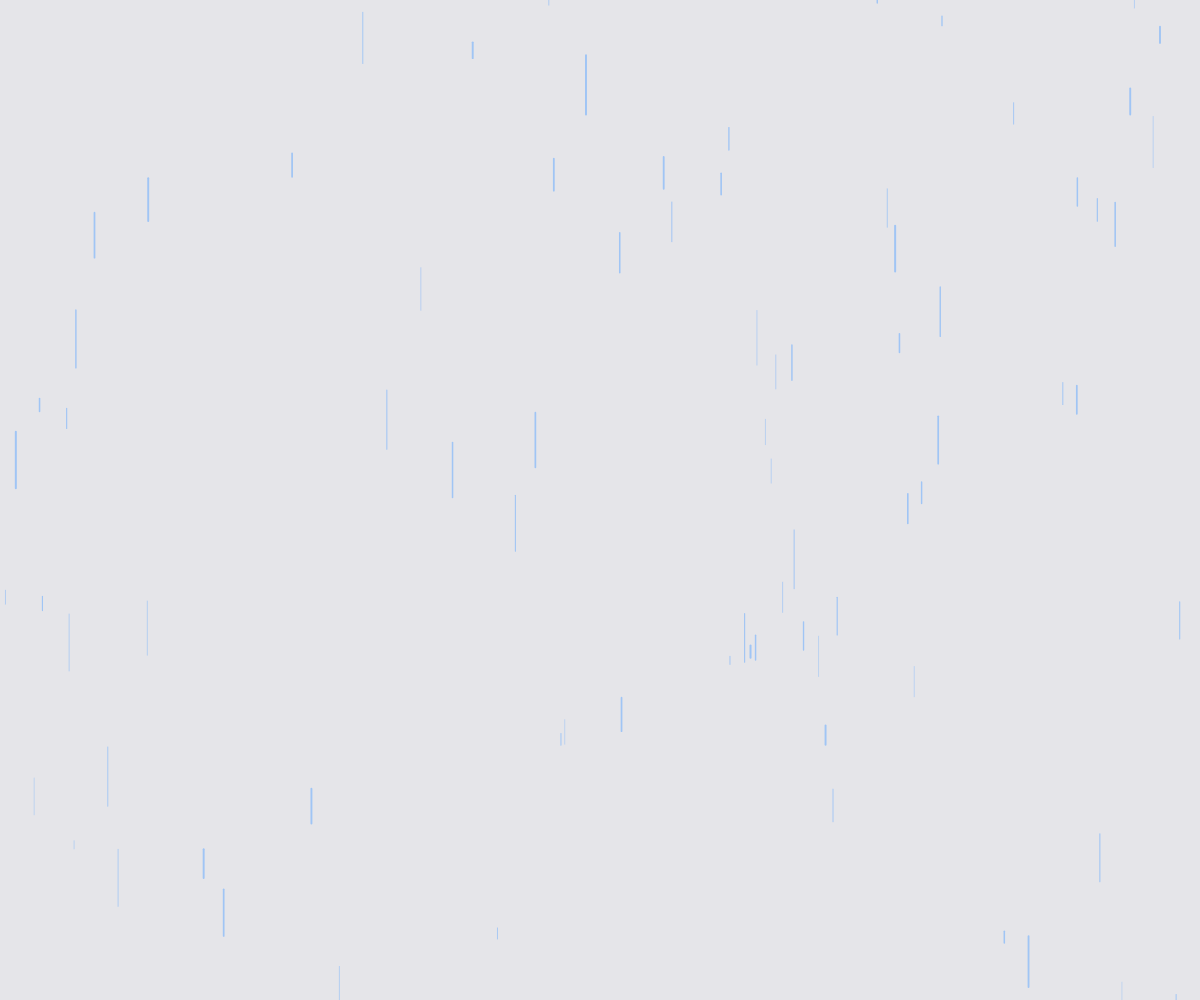
Frame 1 (no input)
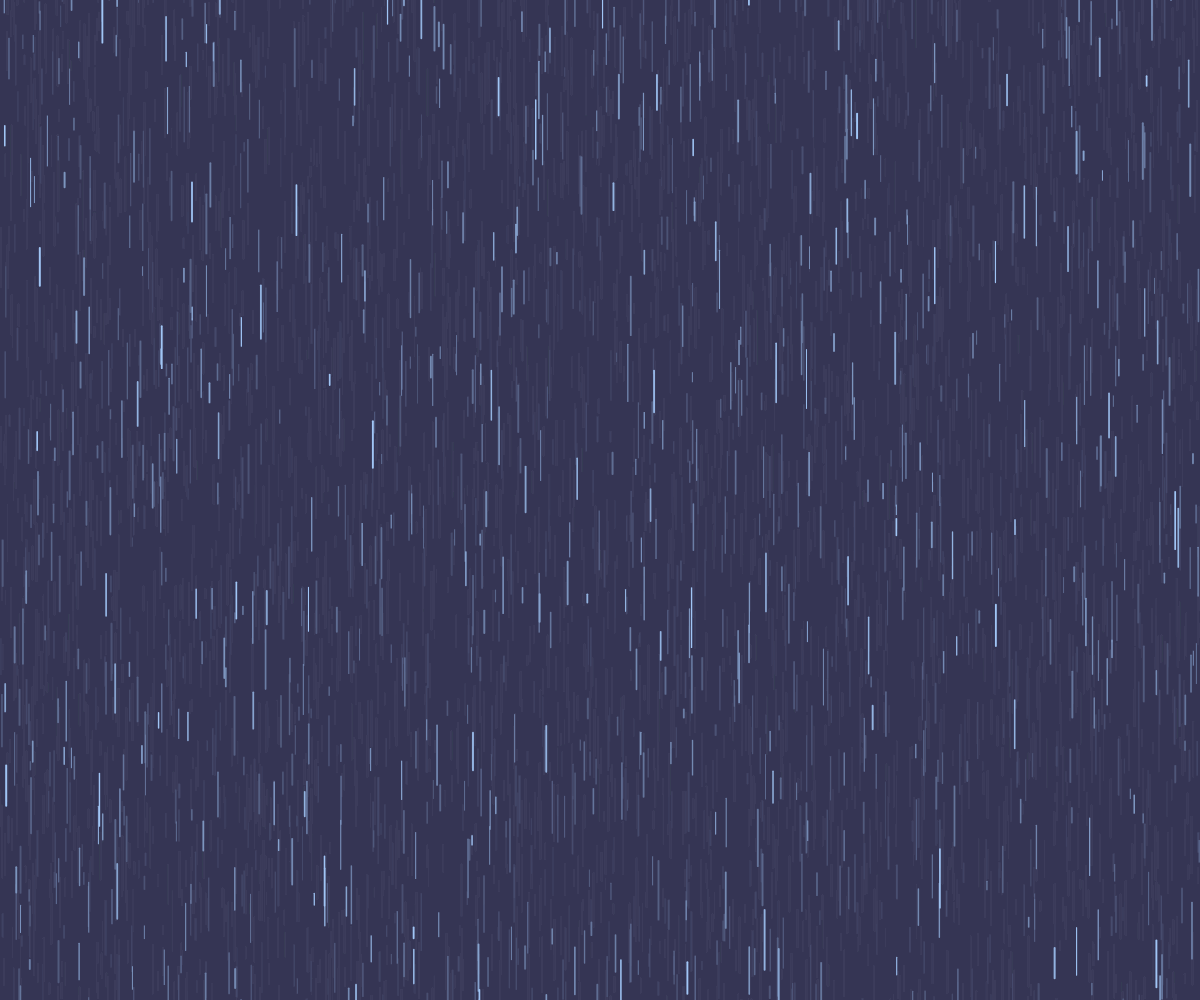
Frame 60 (no input)
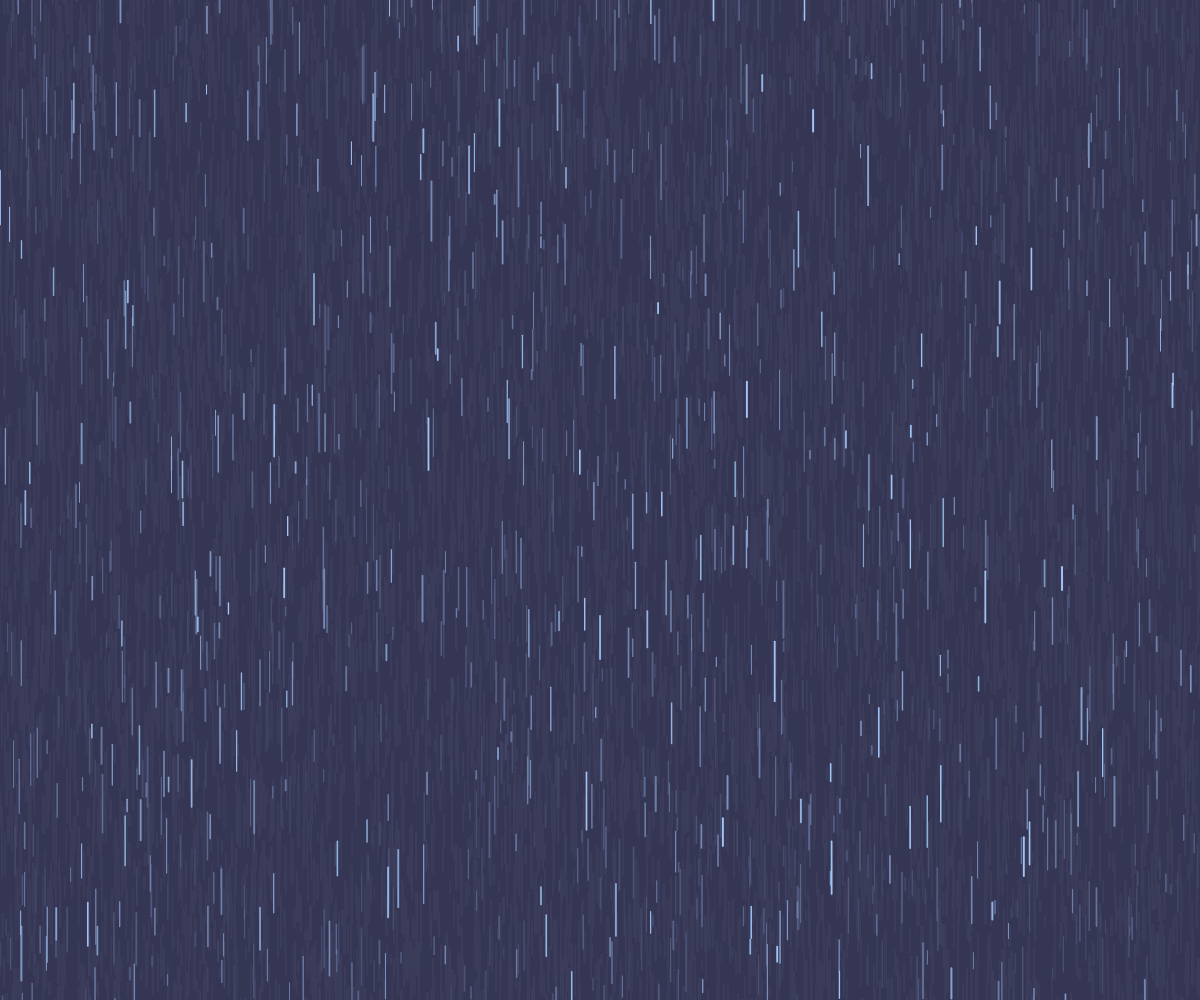
Frame 120 (the mouse pressed at the canvas centre since frame 60)

The p5.js sketch that drew these frames (run headless with seeded random() and noise() and a simulated clock; from frame 60 on, the mouse is pressed at the canvas centre):

// p5.js sketch
// ── sketch.js
let ultimoFulmine = 0; // memorizzare il tempo dell'ultimo fulmine
let durataFulmine = 100; // durata fulmine in millisecondi
function setup() {
  createCanvas(windowWidth, windowHeight);
}

function windowResized() {
  resizeCanvas(windowWidth, windowHeight);
}

function draw() {
  let tempo = millis();
  let tempoDaultimoFulmine = tempo - ultimoFulmine;

  // far partire il secondo fulmine dopo 5 secondi
  if (tempoDaultimoFulmine > 5000) {
    background(232,232,233); // fulmine bianco sporco
    if (tempoDaultimoFulmine > 5000 + durataFulmine) {
      ultimoFulmine = tempo; // resettare il timer per far partire il secondo fulmine
    }
  } else {
    background(57, 60, 85, 33); // sfondo blu cielo
    let numLinee = 80; // aumentare il numero delle linee per un effetto più denso
    for (let i = 0; i < numLinee; i++) {
      let spessoreRettangolo = random(0.5, 2);
      let lunghezza = random(8, 60);
      let posX = random(width);
      let posY = random(-lunghezza, height);

      stroke(160, 197, 245);
      strokeWeight(spessoreRettangolo);
      line(posX, posY, posX, posY + lunghezza);
    }
  }
}
